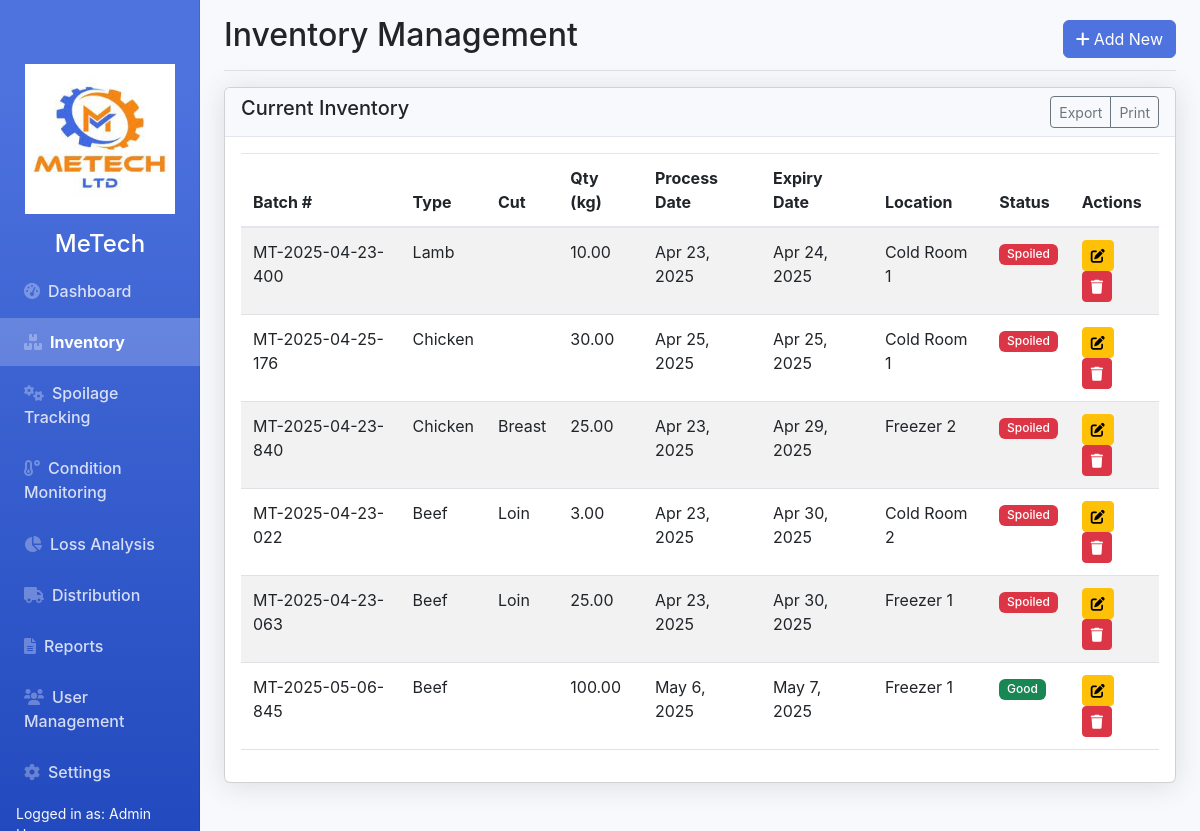
The app's page /inventory.php (signed in) with its own data.
### tables this page shows
CREATE TABLE `users` (
  `id` int(11) NOT NULL,
  `name` varchar(100) NOT NULL,
  `email` varchar(100) NOT NULL,
  `password` varchar(255) NOT NULL,
  `role` enum('admin','manager','supervisor','operator','viewer') NOT NULL,
  `status` enum('active','inactive') DEFAULT 'active',
  `last_login` datetime DEFAULT NULL,
  `created_at` timestamp NOT NULL DEFAULT current_timestamp()
);

CREATE TABLE `inventory` (
  `id` int(11) NOT NULL,
  `batch_number` varchar(50) NOT NULL,
  `meat_type_id` int(11) NOT NULL,
  `cut_type` varchar(50) DEFAULT NULL,
  `quantity` decimal(10,2) NOT NULL,
  `processing_date` date NOT NULL,
  `expiry_date` date NOT NULL,
  `storage_location_id` int(11) NOT NULL,
  `quality_notes` text DEFAULT NULL,
  `status` enum('good','near_expiry','spoiled') DEFAULT 'good',
  `created_at` timestamp NOT NULL DEFAULT current_timestamp()
);

CREATE TABLE `meat_types` (
  `id` int(11) NOT NULL,
  `name` varchar(50) NOT NULL,
  `default_expiry_days` int(11) NOT NULL
);

CREATE TABLE `storage_locations` (
  `id` int(11) NOT NULL,
  `name` varchar(50) NOT NULL,
  `temperature_range` varchar(50) NOT NULL,
  `capacity_kg` decimal(10,2) NOT NULL
);

### config.php (called while the page is built, shortened)
<?php
function isAuthenticated() {
    return isset($_SESSION['user_id']);
}
function getCurrentUser($pdo) {
    $stmt = $pdo->prepare("SELECT * FROM users WHERE id = ?");
    $stmt->execute([$_SESSION['user_id']]);
    return $stmt->fetch(PDO::FETCH_ASSOC);
}
?>

### inventory.php (the view, shortened to what this page needs)
<?php
require 'config.php';
$action = $_GET['action'] ?? 'list';
$inventory = $pdo->query("
    SELECT i.*, mt.name as meat_type, sl.name as storage_location
    FROM inventory i
    JOIN meat_types mt ON i.meat_type_id = mt.id
    JOIN storage_locations sl ON i.storage_location_id = sl.id
    ORDER BY i.expiry_date ASC
")->fetchAll(PDO::FETCH_ASSOC);
?>
<!DOCTYPE html>
<html lang="en">
<head>
    <link rel="stylesheet" href="https://cdnjs.cloudflare.com/ajax/libs/font-awesome/6.0.0-beta3/css/all.min.css">
    <link href="https://cdn.jsdelivr.net/npm/bootstrap@5.3.0/dist/css/bootstrap.min.css" rel="stylesheet">
    <link rel="stylesheet" href="styles.css">
</head>
<body>
    <div class="container-fluid">
        <div class="row">
            <?php include 'sidebar.php'; ?>
            <main class="col-md-9 ms-sm-auto col-lg-10 px-md-4">
                <div class="d-flex justify-content-between flex-wrap flex-md-nowrap align-items-center pt-3 pb-2 mb-3 border-bottom">
                    <h1 class="h2">Inventory Management</h1>
                    <a href="inventory.php?action=add" class="btn btn-primary">
                        <i class="fas fa-plus me-1"></i>Add New
                    </a>
                </div>
                <?php if ($action === 'list'): ?>
                    <div class="row mb-4">
                        <div class="col-md-12">
                            <div class="card">
                                <div class="card-header d-flex justify-content-between">
                                    <h5>Current Inventory</h5>
                                    <div class="btn-group">
                                        <button class="btn btn-sm btn-outline-secondary">Export</button>
                                        <button class="btn btn-sm btn-outline-secondary">Print</button>
                                    </div>
                                </div>
                                <div class="card-body">
                                    <div class="table-responsive">
                                        <table class="table table-striped table-hover">
                                            <thead>
                                                <tr>
                                                    <th>Batch #</th>
                                                    <th>Type</th>
                                                    <th>Cut</th>
                                                    <th>Qty (kg)</th>
                                                    <th>Process Date</th>
                                                    <th>Expiry Date</th>
                                                    <th>Location</th>
                                                    <th>Status</th>
                                                    <th>Actions</th>
                                                </tr>
                                            </thead>
                                            <tbody>
                                                <?php foreach ($inventory as $item): ?>
                                                    <tr>
                                                        <td><?= $item['batch_number'] ?></td>
                                                        <td><?= $item['meat_type'] ?></td>
                                                        <td><?= $item['cut_type'] ?></td>
                                                        <td><?= number_format($item['quantity'], 2) ?></td>
                                                        <td><?= date('M j, Y', strtotime($item['processing_date'])) ?></td>
                                                        <td><?= date('M j, Y', strtotime($item['expiry_date'])) ?></td>
                                                        <td><?= $item['storage_location'] ?></td>
                                                        <td>
                                                            <span class="badge bg-<?=
                                                                $item['status'] === 'good' ? 'success' :
                                                                ($item['status'] === 'near_expiry' ? 'warning' : 'danger')
                                                            ?>">
                                                                <?= ucfirst(str_replace('_', ' ', $item['status'])) ?>
                                                            </span>
                                                        </td>
                                                        <td>
                                                            <a href="inventory.php?action=edit&id=<?= $item['id'] ?>" class="btn btn-sm btn-warning">
                                                                <i class="fas fa-edit"></i>
                                                            </a>
                                                            <a href="inventory.php?action=delete&id=<?= $item['id'] ?>" class="btn btn-sm btn-danger" onclick="return confirm('Are you sure?')">
                                                                <i class="fas fa-trash"></i>
                                                            </a>
                                                        </td>
                                                    </tr>
                                                <?php endforeach; ?>
                                            </tbody>
                                        </table>
                                    </div>
                                </div>
                            </div>
                        </div>
                    </div>
                <?php endif; ?>
            </main>
        </div>
    </div>
</body>
</html>

### sidebar.php (shortened to what this page needs)
<nav id="sidebar" class="col-md-3 col-lg-2 d-md-block bg-dark sidebar collapse">
    <div class="position-sticky pt-3">
        <div class="sidebar-header text-center">
            <img src="images/logo.jpeg" alt="MeaTrack Logo" class="img-fluid mb-3" style="max-width: 150px;">
            <h4 class="text-white">MeTech</h4>
        </div>
        <ul class="nav flex-column">
            <li class="nav-item">
                <a class="nav-link <?= basename($_SERVER['PHP_SELF']) === 'home-page.php' ? 'active' : '' ?>" href="home-page.php">
                    <i class="fas fa-tachometer-alt me-2"></i>Dashboard
                </a>
            </li>
            <li class="nav-item">
                <a class="nav-link <?= basename($_SERVER['PHP_SELF']) === 'inventory.php' ? 'active' : '' ?>" href="inventory.php">
                    <i class="fas fa-boxes me-2"></i>Inventory
                </a>
            </li>
            <li class="nav-item">
                <a class="nav-link <?= basename($_SERVER['PHP_SELF']) === 'spoilage.php' ? 'active' : '' ?>" href="spoilage.php">
                    <i class="fas fa-cogs me-2"></i>Spoilage Tracking
                </a>
            <li class="nav-item">
                <a class="nav-link <?= basename($_SERVER['PHP_SELF']) === 'monitoring.php' ? 'active' : '' ?>" href="monitoring.php">
                    <i class="fas fa-temperature-low me-2"></i>Condition Monitoring
                </a>
            </li>
            <li class="nav-item">
                <a class="nav-link <?= basename($_SERVER['PHP_SELF']) === 'loss-analysis.php' ? 'active' : '' ?>" href="loss-analysis.php">
                    <i class="fas fa-chart-pie me-2"></i>Loss Analysis
                </a>
            </li>
            <li class="nav-item">
                <a class="nav-link <?= basename($_SERVER['PHP_SELF']) === 'distribution.php' ? 'active' : '' ?>" href="distribution.php">
                    <i class="fas fa-truck me-2"></i>Distribution
                </a>
            </li>
            <li class="nav-item">
                <a class="nav-link <?= basename($_SERVER['PHP_SELF']) === 'reports.php' ? 'active' : '' ?>" href="reports.php">
                    <i class="fas fa-file-alt me-2"></i>Reports
                </a>
            </li>
            <?php if (isAuthenticated() && getCurrentUser($pdo)['role'] === 'admin'): ?>
                <li class="nav-item">
                    <a class="nav-link <?= basename($_SERVER['PHP_SELF']) === 'users.php' ? 'active' : '' ?>" href="users.php">
                        <i class="fas fa-users me-2"></i>User Management
                    </a>
                </li>
                <li class="nav-item">
                    <a class="nav-link <?= basename($_SERVER['PHP_SELF']) === 'settings.php' ? 'active' : '' ?>" href="settings.php">
                        <i class="fas fa-cog me-2"></i>Settings
                    </a>
                </li>
            <?php endif; ?>
        </ul>
        <div class="mt-1 px-3">
            <div class="text-light small">Logged in as: <?= getCurrentUser($pdo)['name'] ?></div>
        </div>
    </div>
</nav>

### styles.css (style rules this page uses)
:root { --primary-color: #4e73df; --secondary-color: #858796; --success-color: #1cc88a; --info-color: #36b9cc; --warning-color: #f6c23e; --danger-color: #e74a3b; --light-color: #f8f9fc; --dark-color: #5a5c69; }
body { font-family: 'Nunito', -apple-system, BlinkMacSystemFont, 'Segoe UI', Roboto, 'Helvetica Neue', Arial, sans-serif; background-color: #f8f9fc; overflow-x: hidden; }
.sidebar { position: fixed; top: 0; bottom: 0; left: 0; z-index: 100; padding: 48px 0 0; box-shadow: inset -1px 0 0 rgba(0, 0, 0, .1); background-color: #4e73df; background-image: linear-gradient(180deg, #4e73df 10%, #224abe 100%); background-size: cover; }
.sidebar .nav-link { font-weight: 500; color: rgba(255, 255, 255, .8); padding: 0.75rem 1.5rem; margin-bottom: 0.2rem; }
.sidebar .nav-link.active { color: #fff; background-color: rgba(255, 255, 255, 0.2); font-weight: 700; }
.sidebar .nav-link i { margin-right: 4px; color: rgba(255, 255, 255, 0.3); }
.card { box-shadow: 0 0.15rem 1.75rem 0 rgba(58, 59, 69, 0.15); margin-bottom: 1.5rem; }
.card-header { background-color: #f8f9fc; border-bottom: 1px solid #e3e6f0; }
.table-responsive { overflow-x: auto; }
.table { width: 100%; margin-bottom: 1rem; color: #858796; }
.table th, .table td { padding: 0.75rem; vertical-align: top; border-top: 1px solid #e3e6f0; }
.table thead th { vertical-align: bottom; border-bottom: 2px solid #e3e6f0; }
.btn-primary { background-color: var(--primary-color); border-color: var(--primary-color); }
.badge { font-weight: 500; }

### records on screen
users: name "Admin…"
inventory: batch_number "MT-2025-04-23-400", meat_type.name "Lamb", quantity "10.00", processing_date "Apr 23, 2025", expiry_date "Apr 24, 2025", storage_location.name "Cold Room 1", status "Spoiled"
inventory: batch_number "MT-2025-04-25-176", meat_type.name "Chicken", quantity "30.00", processing_date "Apr 25, 2025", expiry_date "Apr 25, 2025", storage_location.name "Cold Room 1", status "Spoiled"
inventory: batch_number "MT-2025-04-23-840", meat_type.name "Chicken", cut_type "Breast", quantity "25.00", processing_date "Apr 23, 2025", expiry_date "Apr 29, 2025", storage_location.name "Freezer 2", status "Spoiled"
inventory: batch_number "MT-2025-04-23-022", meat_type.name "Beef", cut_type "Loin", quantity "3.00", processing_date "Apr 23, 2025", expiry_date "Apr 30, 2025", storage_location.name "Cold Room 2", status "Spoiled"
inventory: batch_number "MT-2025-04-23-063", meat_type.name "Beef", cut_type "Loin", quantity "25.00", processing_date "Apr 23, 2025", expiry_date "Apr 30, 2025", storage_location.name "Freezer 1", status "Spoiled"
inventory: batch_number "MT-2025-05-06-845", meat_type.name "Beef", quantity "100.00", processing_date "May 6, 2025", expiry_date "May 7, 2025", storage_location.name "Freezer 1", status "Good"
